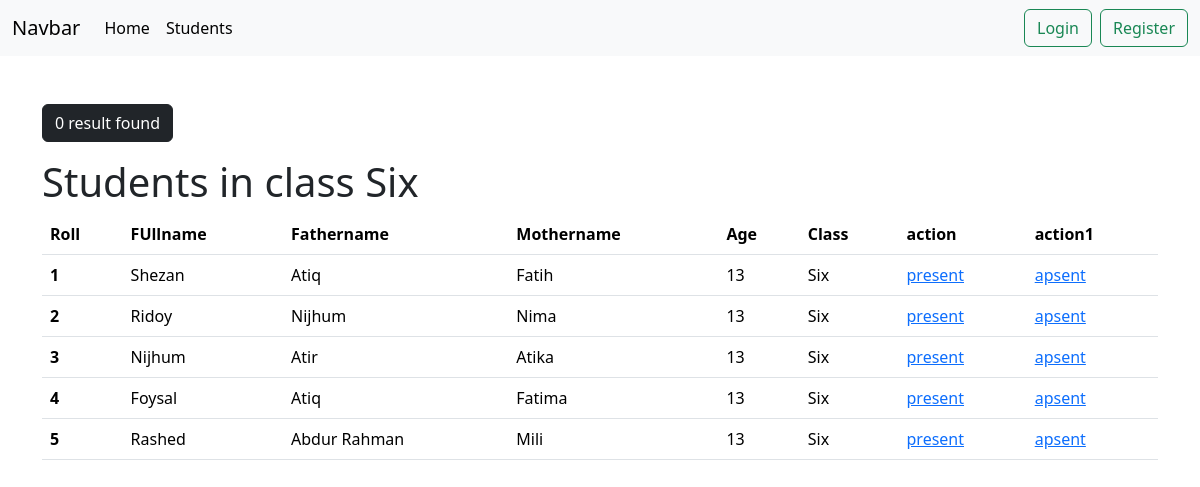
The app's page /student/students_in_class/Six/ with its own data.
### student/models.py (models this page shows, shortened)
class StudentModel(models.Model):
    fullname = models.CharField(max_length=150)
    age = models.IntegerField()
    fatherName = models.CharField(max_length=150)
    motherName = models.CharField(max_length=150)
    roll = models.IntegerField()
    cl_name = models.ManyToManyField(SchoolclassModel)

class SchoolclassModel(models.Model):
    name = models.CharField(max_length=100)
    slug = models.SlugField(max_length=100, unique=True, null=True, blank=True)
    def __str__(self):
        return self.name

### student/views.py (the view)
# urls.py: path('students_in_class/<str:class_name>/', views.students_in_class, name='students_in_class'),
def students_in_class(request, class_name):
    students = models.StudentModel.objects.filter(cl_name__name=class_name)
    context = {
        'class_name': class_name,
        'students': students,
    }
    return render(request, 'students_in_class.html', context)

### student/templates/students_in_class.html
{% extends "base.html" %}
{% block content %}
<div class="container">
    <br><br><button class="btn btn-dark mb-3">{{data | length}} result found</button><br>
    <h1>Students in class {{ class_name }}</h1>
<table class="table">
    <thead>
      <tr>
        <th scope="col">Roll</th>
        <th scope="col">FUllname</th>
        <th scope="col">Fathername</th>
        <th scope="col">Mothername</th>
        <th scope="col">Age</th>
        <th scope="col">Class</th>
        <th scope="col">action</th>
        <th scope="col">action1</th>
      </tr>
    </thead>
    <tbody>
        {% for object in students %}
        <tr>
          <th scope="row">{{object.roll}}</th>
          <td>{{object.fullname}}</td>
          <td>{{object.fatherName}}</td>
          <td>{{object.motherName}}</td>
          <td>{{object.age}}</td>
          <td>{% for j in object.cl_name.all %}
                  {{j}}
              {% endfor %}</td>
          <td><a href="{% url 'present' object.id %}">present</a></td>
          <td><a href="{% url 'apsent' object.id %}">apsent</a></td>
        </tr>
        {% endfor %}
    </tbody>
  </table>
</div>
{% endblock content %}

### records on screen
StudentModel: roll "1", fullname "Shezan", fatherName "Atiq", motherName "Fatih", age "13"
SchoolclassModel: name "Six"
StudentModel: roll "2", fullname "Ridoy", fatherName "Nijhum", motherName "Nima", age "13"
StudentModel: roll "3", fullname "Nijhum", fatherName "Atir", motherName "Atika", age "13"
StudentModel: roll "4", fullname "Foysal", fatherName "Atiq", motherName "Fatima", age "13"
StudentModel: roll "5", fullname "Rashed", fatherName "Abdur Rahman", motherName "Mili", age "13"

### other values on screen
{{ data | length }} "0"
{{ class_name }} "Six"
